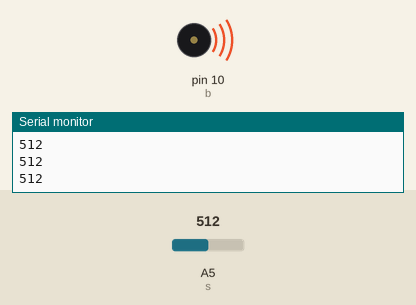
Recording of a sketch running on a simulated Arduino Uno, built with avr-gcc and run on an emulated ATmega328P. On the bench: buzzer (waves = sounding), the last lines printed to the serial monitor. The inputs (shaded band) are chosen by the test bench; at power-on: A5 (s) = 512.

Above: at 1.2 s.
1.3 s: A5 (s) set to 159
2.8 s: A5 (s) set to 139
At 3.6 s:
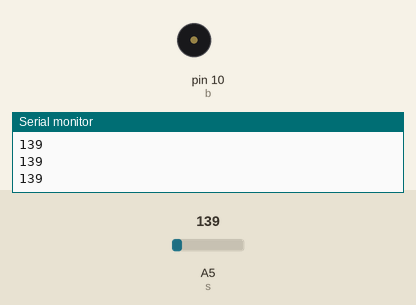
4.3 s: A5 (s) set to 306
At 4.9 s:
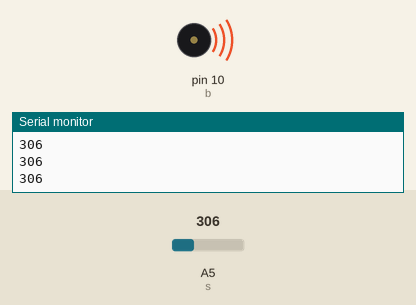
5.8 s: A5 (s) set to 122
At 6.2 s:
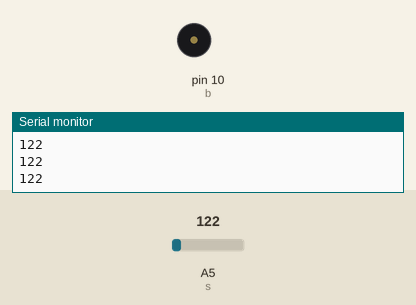
Timing chart, 0 to 8.3 s (numbered marks = the images above; inputs shaded):
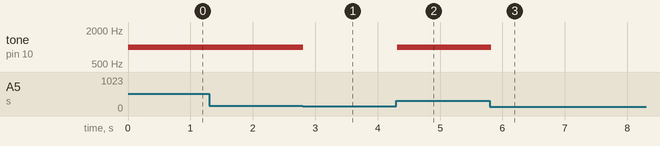

Measured:
- the behaviour switches between 151 and 150 on A5 (s) (found by bisection; images 0 and 1)
- after the input at 2.8 s, tone on pin 10 (b): 1000 Hz → silent at once
- after the input at 4.3 s, tone on pin 10 (b): silent → 1000 Hz at once
- after the input at 5.8 s, tone on pin 10 (b): 1000 Hz → silent at once

The sketch:

MQ_s.ino
```cpp
int L=1;
int b=10;
int s=A5;
int st=150;

void setup()
{
 pinMode(b,OUTPUT);
 pinMode(s,INPUT);
 Serial.begin(9600);
}

void loop()
{
 int analogSensor=analogRead(s);
 Serial.println(analogSensor);

 if (analogSensor > st)
 {
 digitalWrite(L,HIGH);
 tone(b,1000,200);
}
else
{
 digitalWrite(L,LOW);
 noTone(b);
}
delay(100);
}
```
